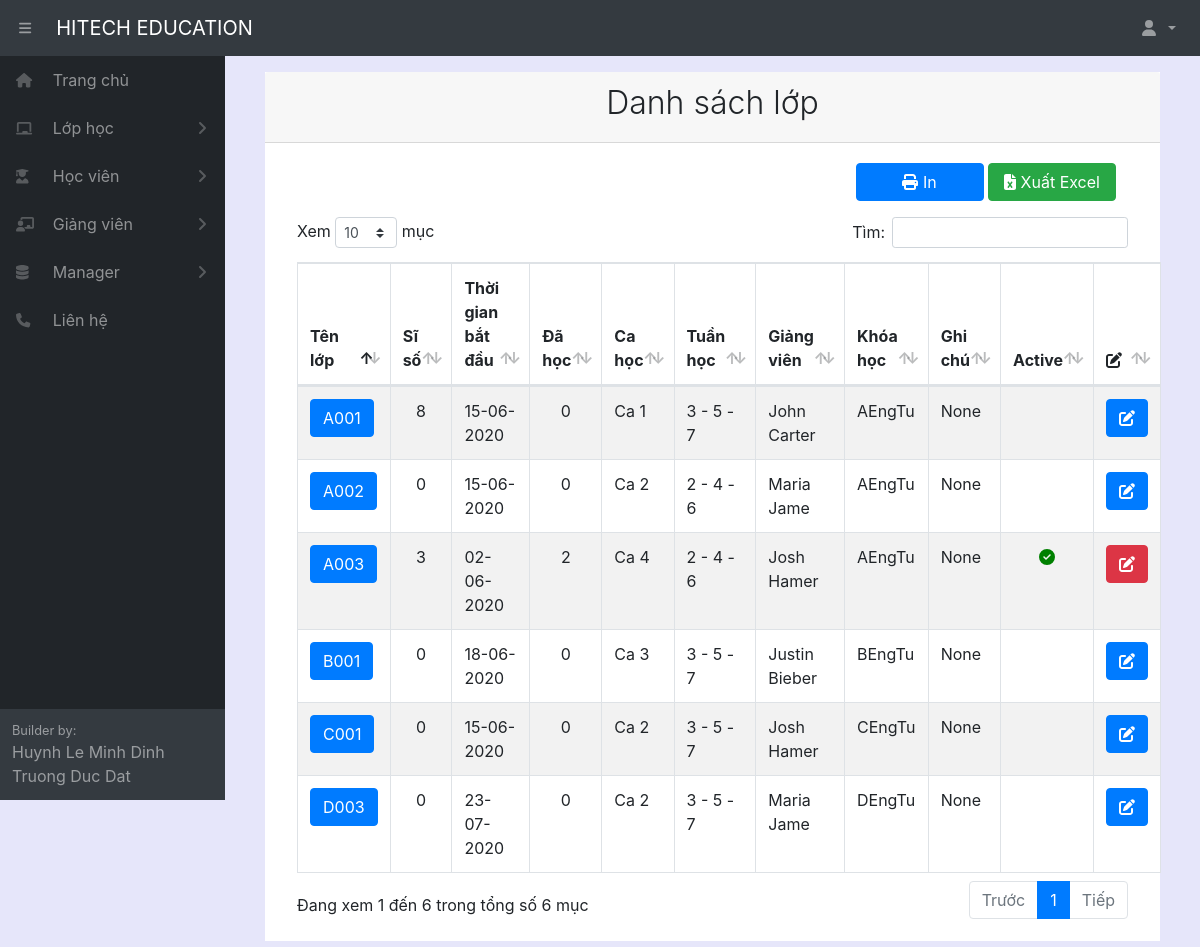
The app's page /listclass/ (signed in), older data.
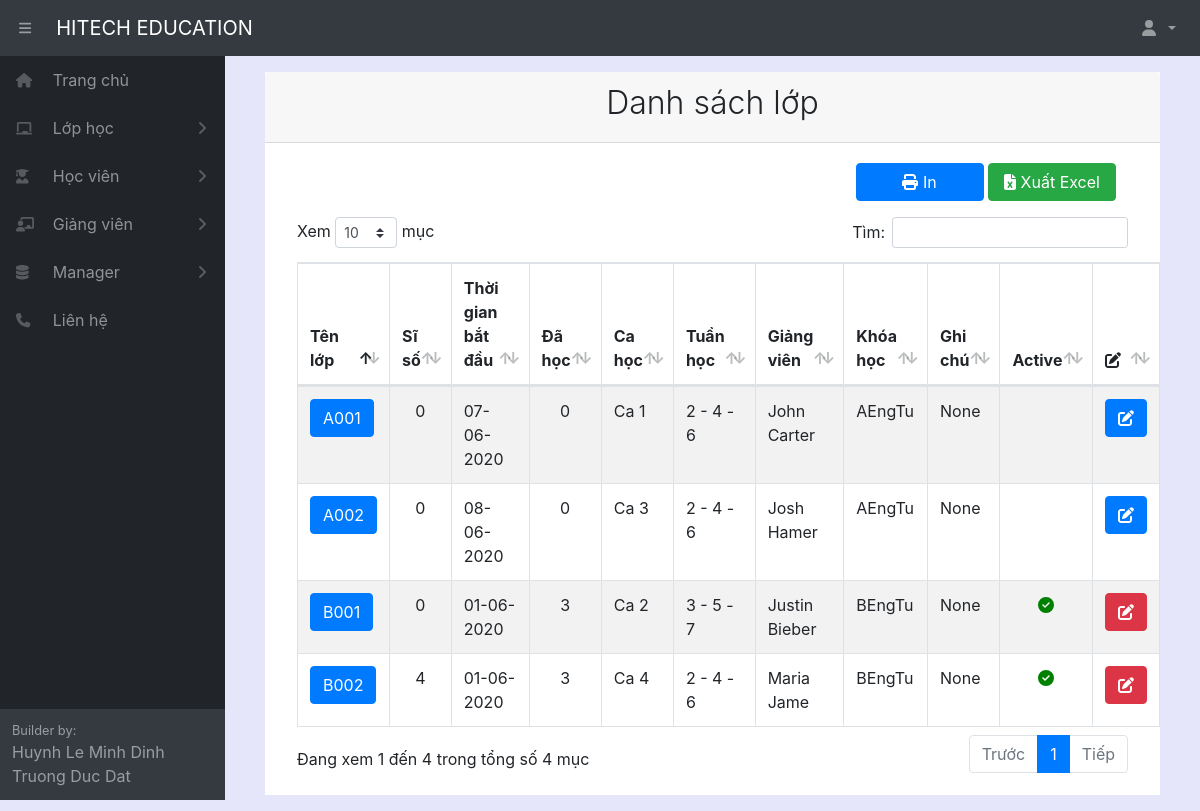
The same page, newer data.
### home/models.py (models this page shows)
class Classname(models.Model):
    fullname = models.CharField(max_length=100, verbose_name="Tên lớp học")
    startdate = models.DateField(auto_now_add=True, verbose_name="Ngày bắt đầu")
    room = models.ForeignKey(Room, null= True, on_delete=models.SET_NULL)
    unit = models.ForeignKey(Unit, null = True, on_delete=models.SET_NULL)
    timeshift = models.ForeignKey(TimeShift, null = True, on_delete=models.SET_NULL)
    startdate = models.DateField(verbose_name="Ngày bắt đầu học")
    timeweek = models.ForeignKey(TimeWeek, null = True, on_delete=models.SET_NULL)
    teacher = models.ForeignKey(Teacher, null = True, on_delete=models.SET_NULL)
    datecount = models.IntegerField(default=0, blank=True, verbose_name="Số buổi học")
    note = models.CharField(max_length=300, null = True, blank=True, verbose_name="Ghi chú")
    active = models.BooleanField(default=True, verbose_name="Trạng thái")
    def __str__(self):
        return  self.fullname
    class Meta:
        ordering =["fullname"]
        verbose_name_plural = "Lớp học"

class TimeShift(models.Model):
    fullname = models.CharField(max_length=100, verbose_name="Tên ca học")
    infomation = models.CharField(max_length=1000, blank=True, verbose_name="Thông tin ca học")
    timestart = models.TimeField(null = True, blank=True, verbose_name="Giờ bắt đầu")
    timeend = models.TimeField(null = True, blank=True, verbose_name="Giờ kết thúc")
    active = models.BooleanField(default=True, verbose_name="Trạng thái")
    def __str__(self):
        return  self.fullname
    class Meta:
        ordering =["fullname"]
        verbose_name_plural = "Ca học"

class TimeWeek(models.Model):
    name = models.CharField(max_length=100, verbose_name="Loại")
    def __str__(self):
        return  self.name
    class Meta:
        ordering =["name"]
        verbose_name_plural = "Ngày học trong tuần"

class Teacher(models.Model):
    fullname = models.CharField(max_length=100, verbose_name="Tên giáo viên")
    gender = models.ForeignKey(Gender, null= True, on_delete=models.SET_NULL)
    birthday = models.DateField(verbose_name="Ngày sinh")
    identity_card = models.CharField(max_length=100, null = True, blank=True, verbose_name="CMND")
    phonenumber = models.CharField(max_length=100, null = True, blank=True, verbose_name="SDT")
    email = models.CharField(max_length=100, null = True, blank=True, verbose_name="Email")
    adress = models.CharField(max_length=300, null = True, blank=True, verbose_name="Địa chỉ")
    create_date = models.DateField(auto_now_add=True, verbose_name="Ngày tạo thông tin")
    note = models.CharField(max_length=300, null = True, blank=True, verbose_name="Ghi chú")
    active = models.BooleanField(default=True, verbose_name="Trạng thái")
    def __str__(self):
        return  self.fullname
    class Meta:
        ordering =["fullname"]
        verbose_name_plural = "Giáo viên"

class Unit(models.Model):
    fullname = models.CharField(max_length=100, verbose_name="Tên khóa học")
    infomation = models.CharField(max_length=1000, blank=True, null=True, verbose_name="Thông tin khóa học")
    fee = models.IntegerField(default=0, verbose_name="Học phí khóa học")
    active = models.BooleanField(default=True, verbose_name="Trạng thái")
    def __str__(self):
        return  self.fullname
    class Meta:
        ordering =["fullname"]
        verbose_name_plural = "Khóa học"

### home/decorators.py (the view)
        def wrapper_func(request, *args, **kwargs):
            group = None
            if request.user.groups.exists():
                group = request.user.groups.all()[0].name
            if group in allowed_roles:
                return view_func(request, *args, **kwargs)
            else:
                return redirect('errorrole')

### home/views.py (called while the page is built)
@login_required(login_url='login')
@allowed_users(allowed_roles=['admin','manager','staff'])
def listClass(request):
    schedule = Schedule.objects.all()
    listclass = Classname.objects.all()
    arraya = []
    for itema in listclass:
        SLa = {}
        SLa['idclass'] = itema.pk
        SLa['number'] = Student.objects.filter(classname_id=itema).count()
        arraya.append(SLa)
    arrayb = []
    for itemb in listclass:
        SLb = {}
        SLb['class'] = itemb.fullname
        SLb['number'] = Schedule.objects.filter(classname=itemb,active=1).count()
        arrayb.append(SLb)
    context = {'listclass': listclass,'schedule':schedule,'SLa':arraya,'SLb':arrayb}
    return render(request, 'class/listclass.html', context)

### home/templates/class/listClass.html (shortened to what this page needs)
{% extends "pages/base.html" %}
{% block content %}
{% load static %}
<div class="card-header">
    <h2 class="text-center font-weight-light">Danh sách lớp</h2>
</div>
<div class="card-body">
    <div class="col-md-12 row">
        <div style="margin-left: auto; padding-bottom: 1em;">
            <div>
                <button name="print" onclick="printfail()" style="width: 8em;" type="button" class="btn btn-primary"><i
                        class="fas fa-print"></i> In</button>
                <button name="exportExcel" onclick="printfail()" style="width: 8em;" type="button"
                    class="btn btn-success"><i class="fas fa-file-excel"></i> Xuất Excel</button>
            </div>
        </div>
    </div>
    <div class="col-md-12">
        <table id="example" class="table table-striped table-bordered" style="width:100%">
            <thead>
                <tr>
                    <th style="width: 10%;">Tên lớp</th>
                    <th style="width: 5%;">Sĩ số</th>
                    <th style="width: 10%;">Thời gian bắt đầu</th>
                    <th style="width: 5%;">Đã học</th>
                    <th style="width: 5%;">Ca học</th>
                    <th style="width: 5%;">Tuần học</th>
                    <th style="width: 15%;">Giảng viên</th>
                    <th style="width: 10%;">Khóa học</th>
                    <th style="width: 15%;">Ghi chú</th>
                    <th style="width: 5%;">Active</th>
                    <th style="width: 5%;"><i class="fas fa-edit"></i></a></th>
                </tr>
            </thead>
            <tbody>
                {% for i in listclass %}
                <tr>
                    <td>
                        <a class="btn btn-primary" href="/classstudent/{{ i.pk }}">{{ i.fullname}}</a>
                    </td>
                    <td style="text-align: center;">
                        {% for itema in SLa %}
                        {% if itema.idclass == i.pk %}
                        {{itema.number}}
                        {% endif %}
                        {% endfor %}
                    </td>
                    <td>{{ i.startdate|date:"d-m-Y"}}</td>
                    <td style="text-align: center;">
                        {% for itemb in SLb %}
                        {% if itemb.class == i.fullname %}
                        {{itemb.number}}
                        {% endif %}
                        {% endfor %}
                    </td>
                    <td>{{ i.timeshift}}</td>
                    <td>{{ i.timeweek}}</td>
                    <td>{{ i.teacher}}</td>
                    <td>{{ i.unit}}</td>
                    <td>{{ i.note}}</td>
                    <td style="text-align: center;">
                        {% if i.active %}
                        <i style="color: green; " class="fas fa-check-circle"></i>
                        {%endif%}
                    </td>
                    <td style="text-align: center;">
                        {% if i.active %}
                        <a class="btn btn-danger" onclick="warningedit()"><i class="fas fa-edit"
                                style="color: white;"></i></a>
                        {% else %}
                        <a class="btn btn-primary" href="/class/{{ i.pk }}"><i class="fas fa-edit"></i></a>
                        {% endif %}
                    </td>
                </tr>
                {% endfor %}
            </tbody>
        </table>
    </div>
</div>
</div>
</div>
{% endblock content %}

### home/templates/pages/base.html (shortened to what this page needs)
<!DOCTYPE html>
<html lang="en">
{% load static %}
<head>
    <link href="{% static '/fullcalendar/core/main.css' %}" rel='stylesheet' />
    <link href="{% static '/fullcalendar/daygrid/main.css' %}" rel='stylesheet' />
    <link href="{% static '/css/styles.css' %}" rel="stylesheet" />
    <link href="{% static '/css/dataTables.bootstrap4.min.css' %}" rel="stylesheet" />
</head>
<body class="sb-nav-fixed">
    <nav class="sb-topnav navbar navbar-expand navbar-dark bg-dark">
        <button class="btn btn-link btn-sm order-1 order-lg-0" id="sidebarToggle" href="#" style="margin-left: 10px;">
            <i class="fas fa-bars"></i></button>
        <a class="navbar-brand" href="{% url 'home' %}">HITECH EDUCATION</a>
        <ul class="navbar-nav ml-auto ml-md-0">
            <li class="nav-item dropdown">
                <a class="nav-link dropdown-toggle" id="userDropdown" href="#" role="button" data-toggle="dropdown"
                    aria-haspopup="true" aria-expanded="false">
                    <i class="fas fa-user fa-fw"></i>
                </a>
            </li>
        </ul>
    </nav>
    <div id="layoutSidenav">
        <div id="layoutSidenav_nav">
            <nav class="sb-sidenav accordion sb-sidenav-dark" id="sidenavAccordion">
                <div class="sb-sidenav-menu">
                    <div class="nav">
                        <a class="nav-link" href="{% url 'home' %}">
                            <div class="sb-nav-link-icon" style="width: 2em;">
                                <i class="fas fa-home"></i>
                            </div>
                            Trang chủ
                        </a>
                        <a class="nav-link collapsed" href="#" data-toggle="collapse" data-target="#collapseClass"
                            aria-expanded="false" aria-controls="collapseClass">
                            <div class="sb-nav-link-icon" style="width: 2em;">
                                <i class="fas fa-chalkboard"></i>
                            </div>
                            Lớp học
                            <div class="sb-sidenav-collapse-arrow">
                                <i class="fas fa-angle-down"></i>
                            </div>
                        </a>
                        <a class="nav-link collapsed" href="#" data-toggle="collapse" data-target="#collapseStudent"
                            aria-expanded="false" aria-controls="collapseStudent">
                            <div class="sb-nav-link-icon" style="width: 2em;">
                                <i class="fas fa-user-graduate"></i>
                            </div>
                            Học viên
                            <div class="sb-sidenav-collapse-arrow">
                                <i class="fas fa-angle-down"></i>
                            </div>
                        </a>
                        <a class="nav-link collapsed" href="#" data-toggle="collapse" data-target="#collapseTeacher"
                            aria-expanded="false" aria-controls="collapseTeacher">
                            <div class="sb-nav-link-icon" style="width: 2em;">
                                <i class="fas fa-chalkboard-teacher"></i>
                            </div>
                            Giảng viên
                            <div class="sb-sidenav-collapse-arrow">
                                <i class="fas fa-angle-down"></i>
                            </div>
                        </a>
                        {% if request.user.is_staff %}
                        <a class="nav-link collapsed" href="#" data-toggle="collapse" data-target="#collapseManager"
                            aria-expanded="false" aria-controls="collapseManager">
                            <div class="sb-nav-link-icon" style="width: 2em;">
                                <i class="fas fa-database"></i>
                            </div>
                            Manager
                            <div class="sb-sidenav-collapse-arrow">
                                <i class="fas fa-angle-down"></i>
                            </div>
                        </a>
                        {% endif %}
                        <a class="nav-link" href="{% url 'contact' %}">
                            <div class="sb-nav-link-icon" style="width: 2em;">
                                <i class="fas fa-phone"></i>
                            </div>
                            Liên hệ
                        </a>
                    </div>
                </div>
                <div class="sb-sidenav-footer">
                    <div class="small">Builder by:</div>
                    <div>Huynh Le Minh Dinh</div>
                    <div>Truong Duc Dat</div>
                </div>
            </nav>
        </div>
        <div id="layoutSidenav_content" style="background-color: lavender;">
            <main>
                <div class="container-fluid">
                    <div style="margin: 1em; background-color: white;">
                        {% block content %}{% endblock %}
                    </div>
                </div>
</body>
</html>

Row changes from the older to the newer data that the page shows:
removed Classname: fullname "A001", number "8", startdate "15-06-2020", number "0", timeshift "Ca 1", timeweek "3 - 5 - 7", teacher "John Carter", unit "AEngTu", note "None"
removed Classname: fullname "A002", number "0", startdate "15-06-2020", number "0", timeshift "Ca 2", timeweek "2 - 4 - 6", teacher "Maria Jame", unit "AEngTu", note "None"
removed Classname: fullname "A003", number "3", startdate "02-06-2020", number "2", timeshift "Ca 4", timeweek "2 - 4 - 6", teacher "Josh Hamer", unit "AEngTu", note "None", active True (drawn)
removed Classname: fullname "B001", number "0", startdate "18-06-2020", number "0", timeshift "Ca 3", timeweek "3 - 5 - 7", teacher "Justin Bieber", unit "BEngTu", note "None"
removed Classname: fullname "C001", number "0", startdate "15-06-2020", number "0", timeshift "Ca 2", timeweek "3 - 5 - 7", teacher "Josh Hamer", unit "CEngTu", note "None"
removed Classname: fullname "D003", number "0", startdate "23-07-2020", number "0", timeshift "Ca 2", timeweek "3 - 5 - 7", teacher "Maria Jame", unit "DEngTu", note "None"
added Classname: fullname "A001", number "0", startdate "07-06-2020", number "0", timeshift "Ca 1", timeweek "2 - 4 - 6", teacher "John Carter", unit "AEngTu", note "None"
added Classname: fullname "A002", number "0", startdate "08-06-2020", number "0", timeshift "Ca 3", timeweek "2 - 4 - 6", teacher "Josh Hamer", unit "AEngTu", note "None"
added Classname: fullname "B001", number "0", startdate "01-06-2020", number "3", timeshift "Ca 2", timeweek "3 - 5 - 7", teacher "Justin Bieber", unit "BEngTu", note "None", active True (drawn)
added Classname: fullname "B002", number "4", startdate "01-06-2020", number "3", timeshift "Ca 4", timeweek "2 - 4 - 6", teacher "Maria Jame", unit "BEngTu", note "None", active True (drawn)
Text that changed along with them:
text written by a page script: "Xem mục Tìm: Đang xem 1 đến 6 trong tổng số 6 mục Trước 1 Tiếp" → "Xem mục Tìm: Đang xem 1 đến 4 trong tổng số 4 mục Trước 1 Tiếp"
